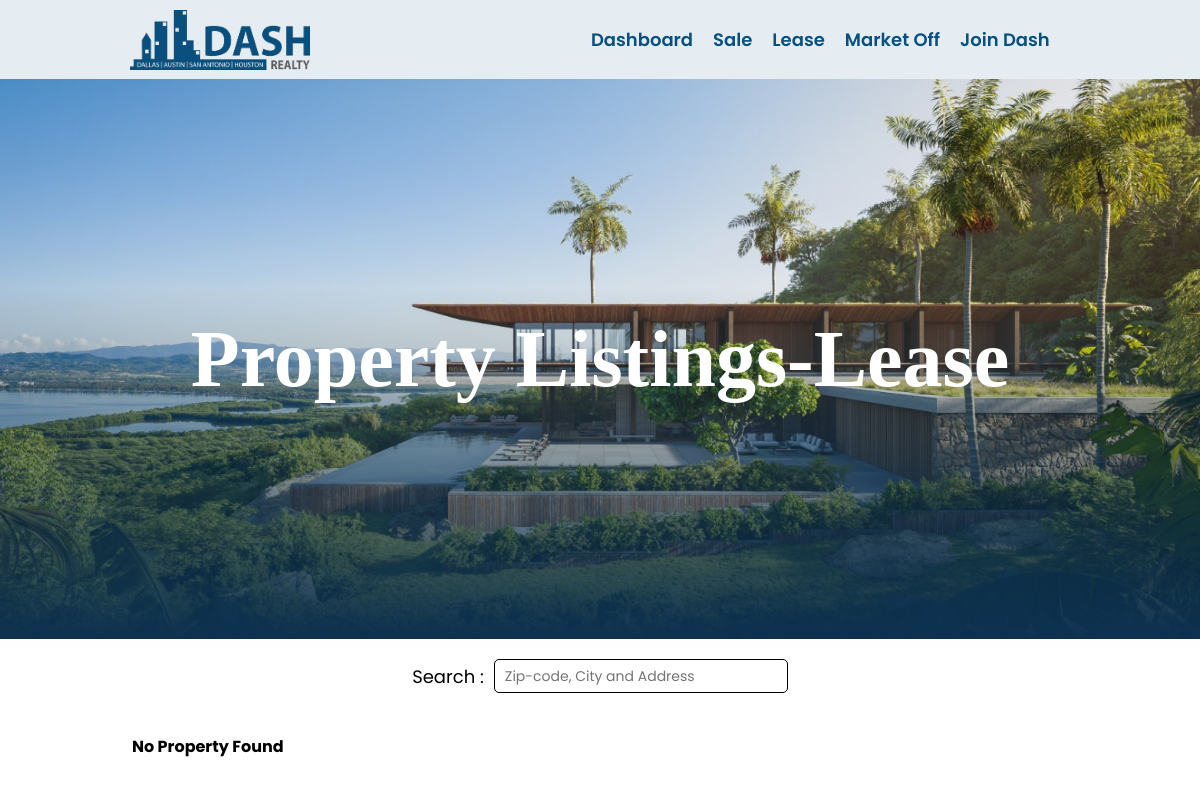
The app's page /ads-lease.php, older data.
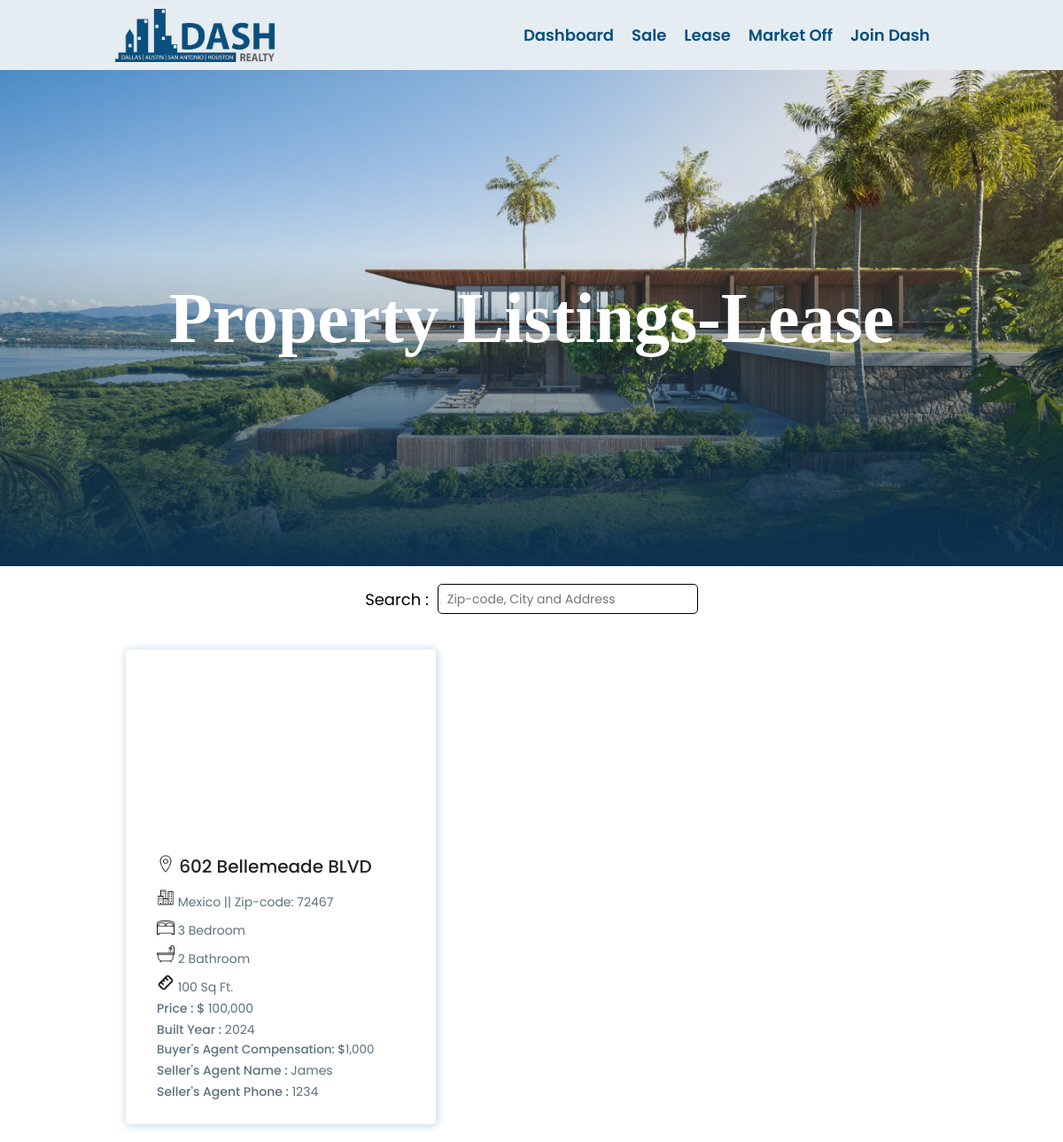
The same page, newer data.
### tables this page shows
CREATE TABLE `ads` (
  `ad_id` int(11) NOT NULL,
  `ad_address` varchar(255) NOT NULL,
  `ad_price` varchar(255) NOT NULL,
  `ad_size` varchar(255) NOT NULL,
  `ad_year` varchar(255) NOT NULL,
  `ad_commission` varchar(255) NOT NULL,
  `ad_img` varchar(255) NOT NULL,
  `ad_city` varchar(255) NOT NULL,
  `ad_zipcode` varchar(255) NOT NULL,
  `ad_bedroom` varchar(255) NOT NULL,
  `ad_bathroom` varchar(255) NOT NULL,
  `ad_agent_name` varchar(255) NOT NULL,
  `ad_agent_phone` varchar(255) NOT NULL,
  `ad_category` varchar(255) NOT NULL
);

### ads-lease.php (the view, shortened to what this page needs)
<!DOCTYPE html>
<html lang="en">
<head>
    <link rel="stylesheet" href="dash-real.css">
    <link rel="stylesheet" type="text/css" href="https://cdnjs.cloudflare.com/ajax/libs/slick-carousel/1.8.1/slick.min.css"/>
    <link rel="stylesheet" type="text/css" href="https://cdnjs.cloudflare.com/ajax/libs/slick-carousel/1.8.1/slick-theme.min.css"/>
</head>
<body>
    <nav>
        <div id="logo-pic">
            <img src="lmages/dash-logo-removebg.png" alt="threads" width="180" height="60">
        </div>
        <div>
            <ul id="nav-links">
                <li><a href="dashboard.php">Dashboard</a></li>
                <li><a href="ads-sale.php">Sale</a></li>
                <li><a href="ads-lease.php">Lease</a></li>
                <li><a href="ads-market-off.php">Market Off</a></li>
                <li><a href="">Join Dash</a></li>
            </ul>
        </div>
    </nav>
    <div class="ads-hero-section">
        <h1>Property Listings-Lease</h1>
    </div>
    <div class="ads-search-bar" >
        <label for="search">Search :</label>
        <input type="text" id="search" autocomplete="off" placeholder="Zip-code, City and Address">
    </div>
    <div id="ads-container" class="ads-flex-container">
        <?php
        include("conn.php");
        $sql = "SELECT * FROM ads WHERE `ad_category` = 'lease'";
        $result = mysqli_query($conn, $sql);
        if (mysqli_num_rows($result) > 0) {
            while ($row = mysqli_fetch_assoc($result)) {
        ?>
                <div class="flex-item">
                    <div class="dash-cart">
                        <div class="dash-cart-img">
                        </div>
                        <div class="dash-cart-data">
                            <p class="dash-address"><img src="lmages/icons8-location-50.png" width="20" alt="" srcset=""> <?php echo htmlspecialchars($row['ad_address']); ?></p>
                            <p class="dash-sub-heading"><img src="./lmages/icons8-city-buildings-50.png" width="20" alt="" srcset=""> <?php echo htmlspecialchars($row['ad_city']); ?> || Zip-code: <?php echo htmlspecialchars($row['ad_zipcode']); ?> </p>
                            <p class="dash-sub-heading"><img src="./lmages/icons8-bedroom-50.png" width="20" alt="" srcset=""> <?php echo htmlspecialchars($row['ad_bedroom']); ?> Bedroom</p>
                            <p class="dash-sub-heading"><img src="./lmages/icons8-bathroom-50.png" width="20" alt="" srcset=""> <?php echo htmlspecialchars($row['ad_bathroom']); ?> Bathroom</p>
                            <p class="dash-sub-heading"><img src="./lmages/icons8-measurement-24.png" width="20" alt="" srcset=""> <?php echo htmlspecialchars($row['ad_size']); ?> Sq Ft.</p>
                            <p class="dash-sub-heading"><strong>Price : $ </strong><?php echo htmlspecialchars($row['ad_price']); ?></p>
                            <p class="dash-sub-heading"><strong>Built Year : </strong><?php echo htmlspecialchars($row['ad_year']); ?></p>
                            <p class="dash-agent-compensation"><strong>Buyer's Agent Compensation: $</strong><?php echo htmlspecialchars($row['ad_commission']); ?></p>
                            <p class="dash-sub-heading"><strong>Seller's Agent Name : </strong><?php echo htmlspecialchars($row['ad_agent_name']); ?></p>
                            <p class="dash-sub-heading"><strong>Seller's Agent Phone : </strong><?php echo htmlspecialchars($row['ad_agent_phone']); ?></p>
                        </div>
                    </div>
                </div>
        <?php
            }
        } else {
            echo "<h4>No Property Found</h4>";
        }
        ?>
    </div>
</body>
</html>

### dash-real.css (style rules this page uses)
body { margin: 0%; padding: 0%; font-family: "Poppins", sans-serif; }
.ads-hero-section { background-image: url(lmages/dash-bg.jpg); background-size: cover; background-position: center; height: 80vh; background-repeat: no-repeat; font-size: 45px; display: flex; justify-content: center; align-items: center; color: white; font-family: 'Times New Roman', Times, serif; }
nav { display: flex; background-color: #e6edf2; justify-content: space-around; }
#nav-links { display: flex; list-style: none; padding: 10px; align-items: center; }
#nav-links a { text-decoration: none; color: #085080; margin: 10px; transition: all; transition-duration: 500ms; font-size: 18px; font-weight: 600; }
#logo-pic { display: flex; justify-content: center; align-items: center; }
.ads-flex-container { display: flex; justify-content: flex-start; max-width: 67%; flex-wrap: wrap; margin: 0 auto; }
.flex-item { display: flex; margin: 20px 10px; border-radius:5px; transition: all 500ms; float: left; flex-wrap: nowrap; }
.dash-cart { display: flex; font-family: "Nunito Sans"; width: 400px; flex-direction: column; background-color: white; border-radius: 5px; overflow: hidden; height: 600px; box-shadow: 1px 1px 10px 2px #cfdfea; }
.dash-cart-img { width: 100%; height: 200px; }
.dash-cart-data { padding-inline: 35px; padding-block: 40px; }
.dash-address { font-size: 20px; color: #222; font-weight: 500; font-family: "Poppins", sans-serif; margin-block: 14px; }
.dash-sub-heading { color:#5c727d; font-size: 16px; font-family: "Poppins", sans-serif; line-height: 12px; margin-block: 15px; }
.dash-agent-compensation { color:#5c727d; font-size: 16px; font-family: "Poppins", sans-serif; line-height: 12px; margin-block: 15px; }
strong { font-weight: 500; }
.ads-search-bar { display: flex; justify-content: center; margin-block: 20px; align-items: center; gap: 10px; font-size: 18px; }
.ads-search-bar input { width: 280px; height: 30px; padding-left: 10px; border-radius: 5px; font-size: 14px; font-family: "Poppins"; border: 1px solid black; }
@media screen and (max-width: 1440px) { .ads-hero-section { font-size: 40px; height: 70vh; } }
@media screen and (max-width: 1440px) { .dash-cart { width: 350px ; height: auto; } }
@media screen and (max-width: 1440px) { .ads-flex-container { max-width: 78% !important; } }
@media screen and (max-width: 1440px) { .dash-cart-data { padding-inline: 35px; padding-block: 20px; } }
@media screen and (max-width: 1440px) { .dash-address { font-size: 20px; line-height: 30px; margin-block: 10px; } }
@media screen and (max-width: 1440px) { .dash-sub-heading { font-size: 14px; line-height: 14px; margin-block: 10px; } }
@media screen and (max-width: 1440px) { .dash-agent-compensation { font-size: 13.5px; line-height: 12px; margin-block: 10px; } }

Row changes from the older to the newer data that the page shows:
added ads: ad_address "602 Bellemeade BLVD", ad_city "Mexico", ad_zipcode "72467", ad_bedroom "3", ad_bathroom "2", ad_size "100", ad_price "100,000", ad_year "2024", ad_commission "1,000", ad_agent_name "James", ad_agent_phone "1234"
Text that changed along with them:
text no longer shown: "No Property Found"
